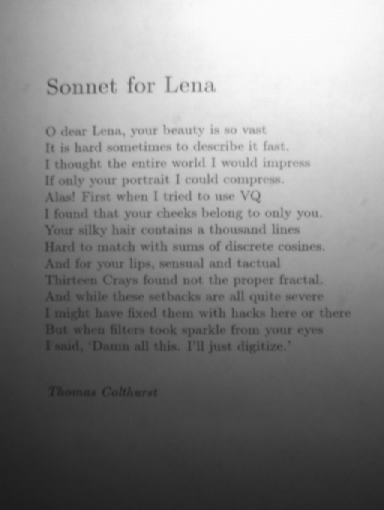
#> input picture Trabalho3/sonnet.pgm, 384 x 510 px
$ python mc920-trabalho3.py
#> lines starting #> are read from the running program, lines starting #| are printed output that depends on the picture; after the words box and inside, x2 and y2 are one past the last pixel; in counts of white or black regions, pixels touching at a corner belong together; long printed decimals are rounded
#> the answer given: sonnet.pgm
#> in main, img is the input picture: shape (510, 384); min 27, max 251, mean 133.2
#> the answer given: 3
import numpy as np
from skimage import filters
from skimage.exposure import rescale_intensity
import matplotlib.pyplot as plt
import cv2
import re

def save_histogram(image, nome):
#> called with nome = 'sonnet'
	fig = plt.hist(image.ravel(), 256, [0, 256])
	plt.title("Histograma: " + nome + ".pgm ", fontsize = 16)
	plt.xlabel("Nível de cinza")
	plt.ylabel("Quantidade de Pixels")
	plt.tight_layout()
	plt.savefig(nome + "- Histograma.png")
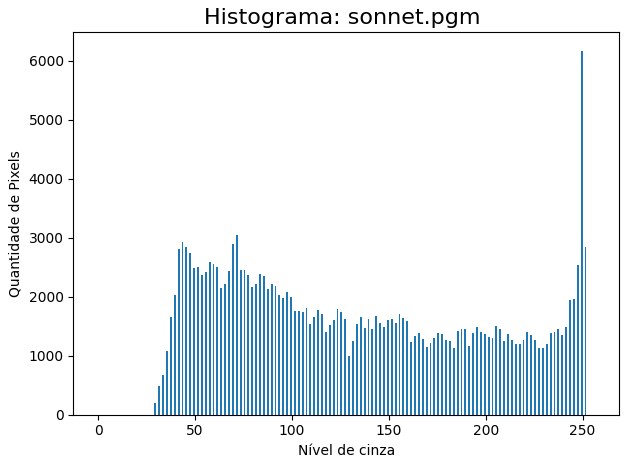
#> figure drawn by matplotlib, 1 panel; tallest bar 6170 high, from x = 249 to 250

def blackPixels(image, nome):
	black_pixels = np.count_nonzero(image == 0)
	total = np.size(image)
	print(nome + ": " + str(black_pixels/total))

def Global(image, nome):
#> called with nome = 'sonnet'
	image[image <= 128] = 1
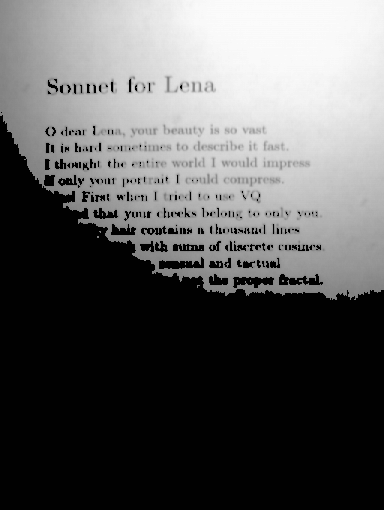
#> image: shape (510, 384); min 1, max 251, mean 93.6
	image[image > 128] = 0
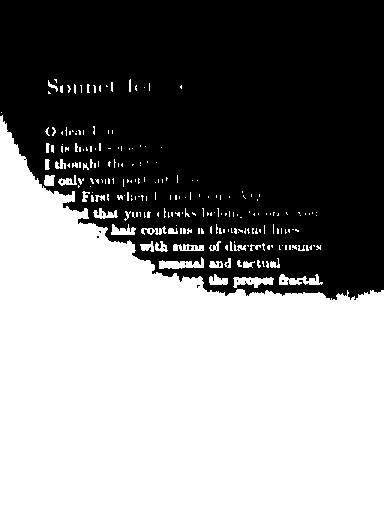
#> image: shape (510, 384); values 0 (black) and 1 (white), 52.1% white; 18 black regions (17 under 20 px), largest, box (x1, y1, x2, y2) and area: (0, 0, 384, 300) 93820

	image = image * 255
	cv2.imwrite(nome + ' - Global.png', image)

	blackPixels(image, 'Global')
#> in blackPixels, `black_pixels = np.count_nonzero(image == 0)`: black_pixels = 93888
#> in blackPixels, `total = np.size(image)`: total = 195840
#| Global: 0.4794

def BernsenFunc(v):
	minimo = np.min(v)
	maximo = np.max(v)

	return (minimo + maximo)/2

def Bernsen(image, nome, n):

#> called with nome = 'sonnet', n = 3
	img1 = filters.threshold_local(image, n, method='generic', param=BernsenFunc)
	img1 = np.uint8(image > img1)*255
#> img1: shape (510, 384); 45.5% white in thin lines or dots
	cv2.imwrite(nome + ' - Bernsen ' + str(n) + '.png', img1)

	blackPixels(img1, 'Bernsen ' + str(n))
#| Bernsen 3: 0.5449

def Niblack(image, nome, n):

#> called with nome = 'sonnet', n = 3
	img1 = filters.threshold_niblack(image, window_size=n, k=0.2)
	img1 = np.uint8(image > img1)*255
#> img1: shape (510, 384); 56.2% white; black in thin lines or dots
	cv2.imwrite(nome + ' - Niblack ' + str(n) + '.png', img1)

	blackPixels(img1, 'Niblack ' + str(n))
#| Niblack 3: 0.4377

def Sauvola(image, nome, n):

#> called with nome = 'sonnet', n = 3
	img1 = filters.threshold_sauvola(image, window_size=n, k=0.5, r=128)
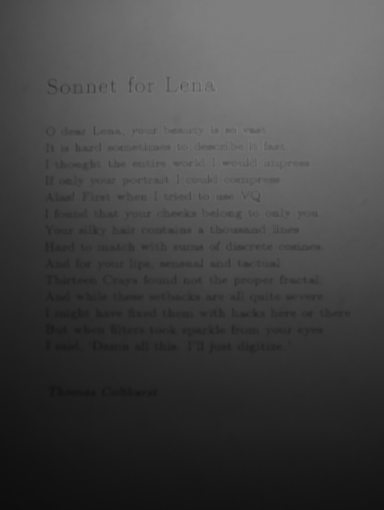
#> img1: shape (510, 384) float64; min 14.46, max 129.9, mean 68
	img1 = np.uint8(image > img1)*255
#> img1: shape (510, 384); every value is 255
	cv2.imwrite(nome + ' - Sauvola ' + str(n) + '.png', img1)

	blackPixels(img1, 'Sauvola ' + str(n))
#| Sauvola 3: 0.0

def MoreFunc(v):
	media = np.mean(v)
	desvioPadrao = np.std(v)
	k = 0.25
	R = 0.5
	p = 2
	q = 10

	return media * (1 + p * np.exp((-q) * media) + k * ((desvioPadrao/R) - 1))

def More(image, nome, n):

#> called with nome = 'sonnet', n = 3
	image_rescale = rescale_intensity(image, in_range=(0, 1))

	img1 = filters.threshold_local(image_rescale, n, method='generic', param=MoreFunc)
#> img1: shape (510, 384) float64; every value is 191.2
	img1 = np.uint8(image > img1)*255
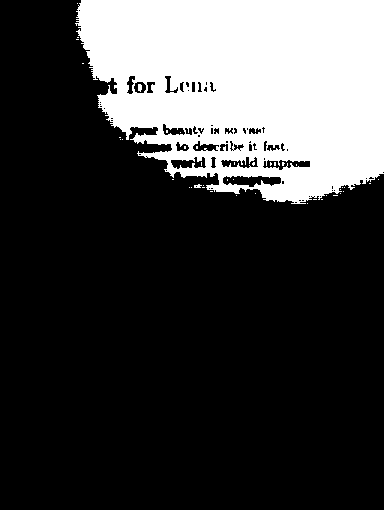
#> img1: shape (510, 384); 24.9% white; 43 white regions (40 under 20 px), largest, box (x1, y1, x2, y2) and area: (75, 0, 384, 204) 48559, (138, 84, 142, 92) 27, (194, 184, 202, 188) 22
	cv2.imwrite(nome + ' - More ' + str(n) + '.png', img1)

	blackPixels(img1, 'More ' + str(n))
#| More 3: 0.7512

def ContrasteFunc(v):

	minimo = np.min(v)
	maximo = np.max(v)

	x = v.shape
	x = x[0] // 2

	if (v[x] - minimo) > (maximo - v[x]):
		return 1
	else:
		return 0

def Contraste(image, nome, n):

#> called with nome = 'sonnet', n = 3
	img1 = filters.threshold_local(image, n, method='generic', param=ContrasteFunc)
#> img1: shape (510, 384) float64; values 0 (black) and 1 (white), 45.5% white in thin lines or dots
	img1 = img1 * 255
#> img1: shape (510, 384) float64; 45.5% white in thin lines or dots
	cv2.imwrite(nome + ' - Contraste ' + str(n) + '.png', img1)

	blackPixels(img1, 'Contraste ' + str(n))
#| Contraste 3: 0.5449

def Média(image, nome, n):

#> called with nome = 'sonnet', n = 3
	img1 = filters.threshold_local(image, n, method='mean')
	img1 = np.uint8(image > img1)*255
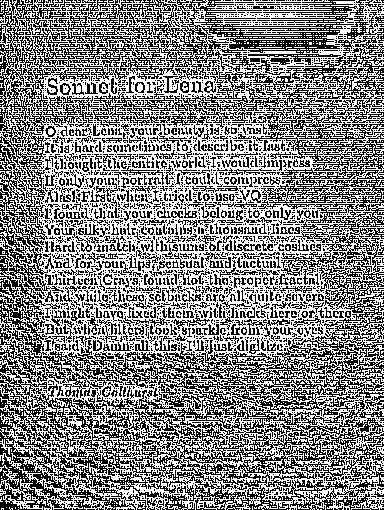
#> img1: shape (510, 384); 52.6% white; black in thin lines or dots
	cv2.imwrite(nome + ' - Média ' + str(n) + '.png', img1)

	blackPixels(img1, 'Média ' + str(n))
#| Média 3: 0.4738

def Mediana(image, nome, n):

#> called with nome = 'sonnet', n = 3
	img1 = filters.threshold_local(image, n, method='median')
	img1 = np.uint8(image > img1)*255
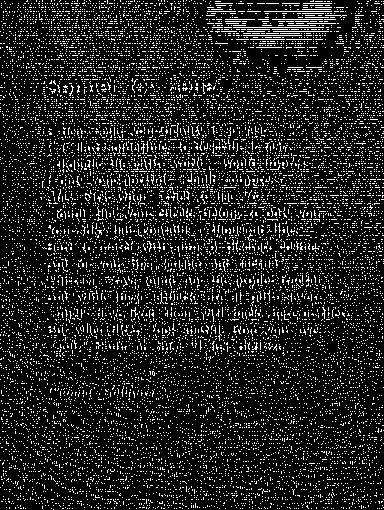
#> img1: shape (510, 384); 13.6% white in thin lines or dots
	cv2.imwrite(nome + ' - Mediana ' + str(n) + '.png', img1)

	blackPixels(img1, 'Mediana ' + str(n))
#| Mediana 3: 0.864

def main():

	nomeImg = input("Nome da imagem: ")
	img = cv2.imread(nomeImg, 0)
	imgGlobal = cv2.imread(nomeImg, 0)
	nome = re.sub(".pgm", "", nomeImg)
	n = int(input("Número da vizinhança: "))

	save_histogram(img, nome + "")

	Global(imgGlobal, nome)
	Bernsen(img, nome, n)
	Niblack(img, nome, n)
	Sauvola(img, nome, n)
	More(img, nome, n)
	Contraste(img, nome, n)
	Média(img, nome, n)
	Mediana(img, nome, n)

if __name__ == '__main__':
	main()

$ run again, on Trabalho3/sonnet - Bernsen 11.png
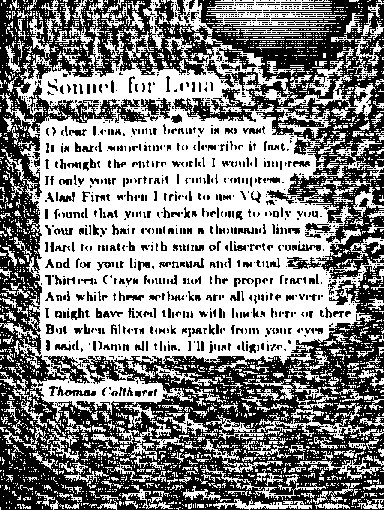
#> input picture Trabalho3/sonnet - Bernsen 11.png, 384 x 510 px
#> img: shape (510, 384); 53.3% white; 1373 black regions (1114 under 20 px), largest, box (x1, y1, x2, y2) and area: (0, 0, 384, 510) 76116, (141, 98, 171, 119) 300, (287, 257, 321, 269) 206
#> in save_histogram, `plt.savefig(nome + "- Histograma.png")`:
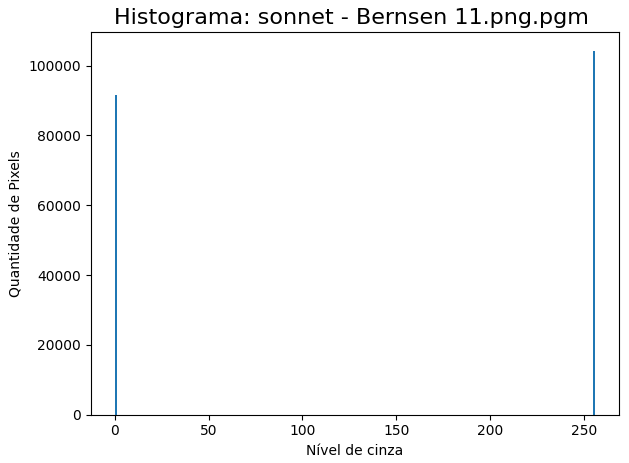
#> figure drawn by matplotlib, 1 panel; tallest bar 104333 high, from x = 255 to 256
#> black_pixels = 104333
#> total = 195840
#| Global: 0.5327
#| Bernsen 3: 0.6971
#| Niblack 3: 0.6971
#| Sauvola 3: 0.4673
#| More 3: 0.7701
#| Contraste 3: 0.6971
#| Média 3: 0.6971
#> in Mediana, `img1 = np.uint8(image > img1)*255`:
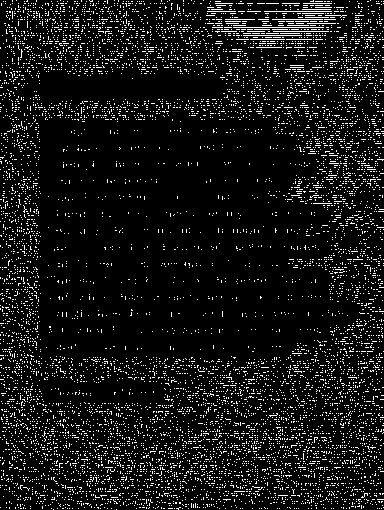
#> img1: shape (510, 384); 8.7% white in thin lines or dots
#| Mediana 3: 0.9133

$ run again, on Trabalho3/sonnet - Bernsen 3.png
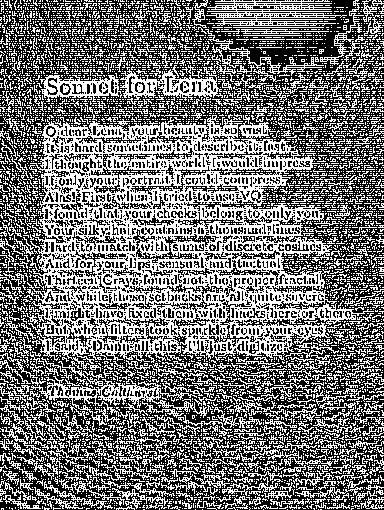
#> input picture Trabalho3/sonnet - Bernsen 3.png, 384 x 510 px
#> img: shape (510, 384); 45.5% white in thin lines or dots
#> in save_histogram, `plt.savefig(nome + "- Histograma.png")`:
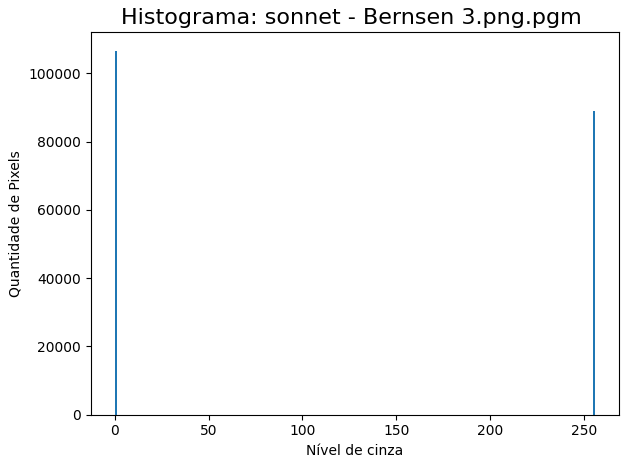
#> figure drawn by matplotlib, 1 panel; tallest bar 106718 high, from x = 0 to 1
#> black_pixels = 89122
#> total = 195840
#| Global: 0.4551
#| Bernsen 3: 0.5626
#| Niblack 3: 0.5626
#| Sauvola 3: 0.5449
#| More 3: 0.9824
#| Contraste 3: 0.5626
#| Média 3: 0.5626
#> in Mediana, `img1 = np.uint8(image > img1)*255`:
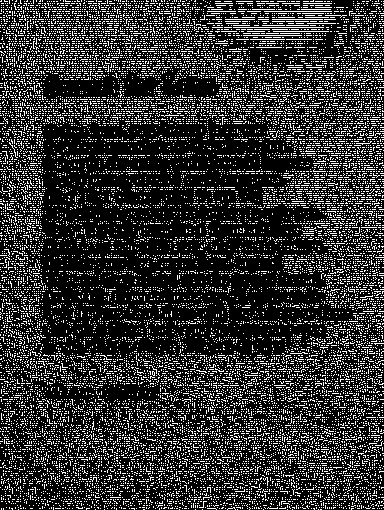
#> img1: shape (510, 384); 19.3% white in thin lines or dots
#| Mediana 3: 0.8074
